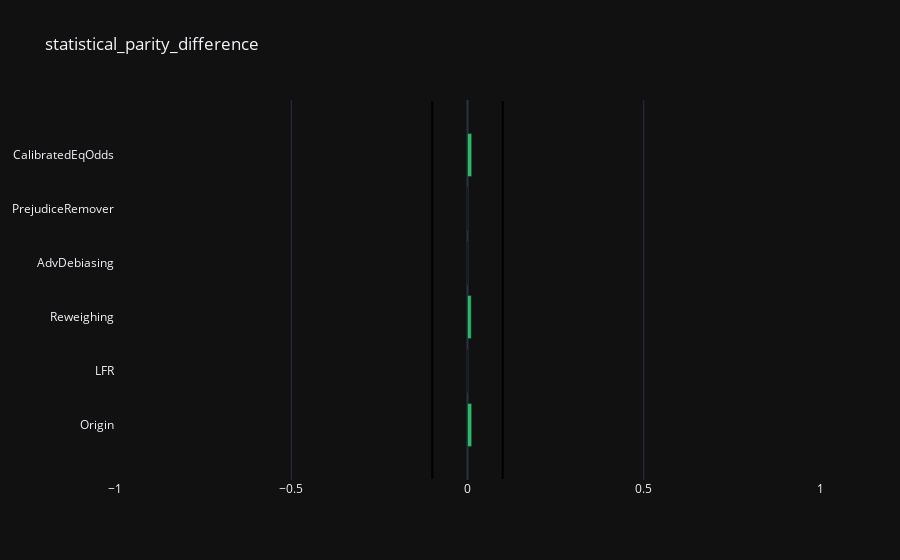
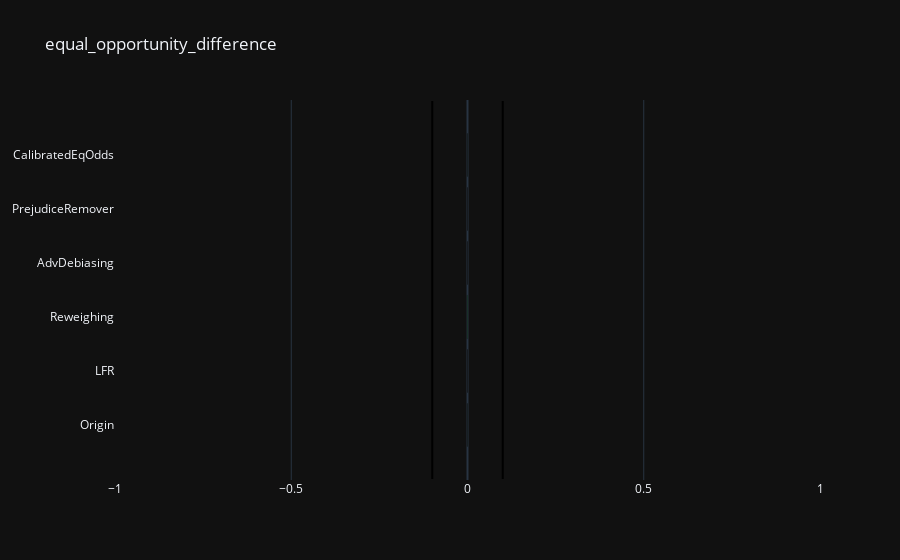
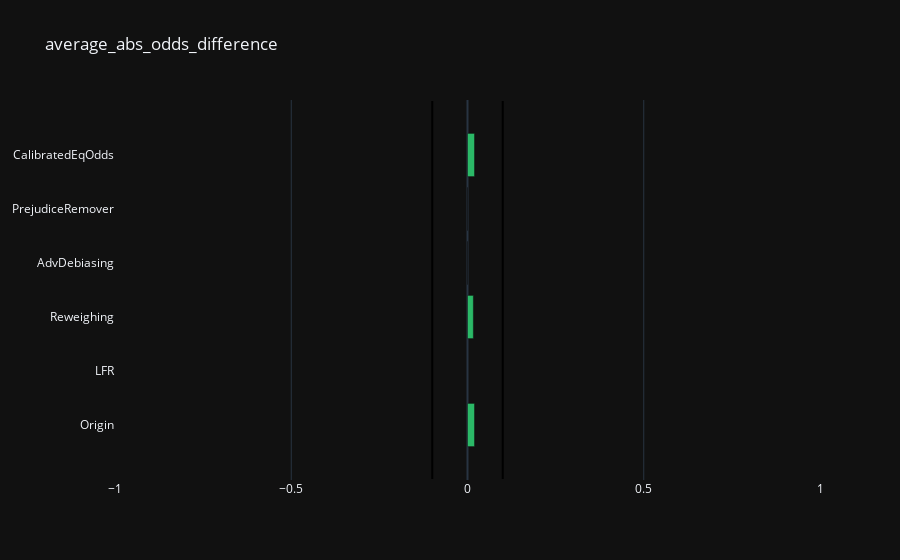
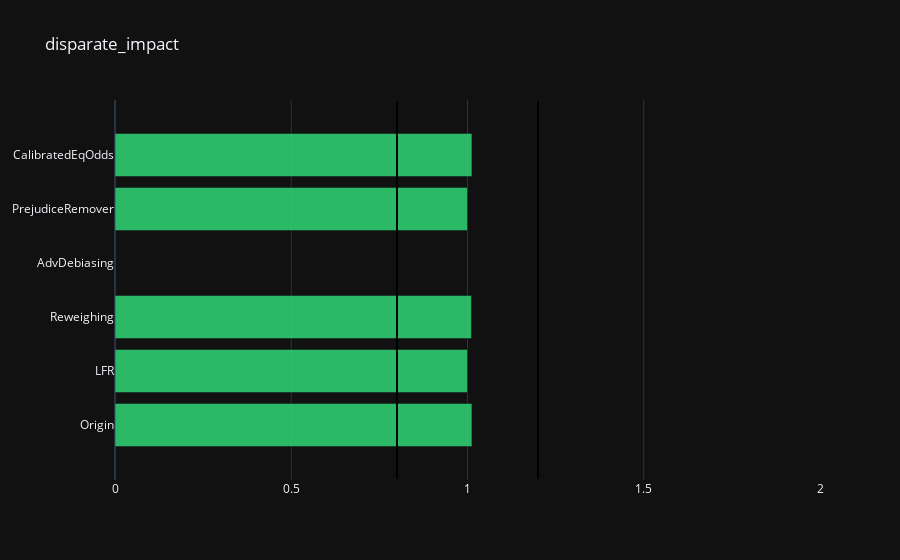

Write notebook code for charts like these, in order.
### Code cell
compare_fair_metrics_Race(algo_metrics)

### Figure 1 — Plotly figure (JSON) as saved in the notebook; plotly's stock layout.template omitted (floating-point values rounded to 4 significant figures)
{"data": [{"marker": {"color": ["#2ecc71", "#2ecc71", "#2ecc71", "#2ecc71", "#2ecc71", "#2ecc71"]}, "opacity": 0.9, "orientation": "h", "x": [0.01195, 0.0, 0.01069, 0.0, 0.0, 0.01195], "y": ["Origin", "LFR", "Reweighing", "AdvDebiasing", "PrejudiceRemover", "CalibratedEqOdds"], "type": "bar"}], "layout": {"barmode": "group", "shapes": [{"line": {"color": "rgb(0, 0, 0)", "width": 2}, "type": "line", "x0": -0.1, "x1": -0.1, "y0": -1, "y1": 6}, {"line": {"color": "rgb(0, 0, 0)", "width": 2}, "type": "line", "x0": 0.1, "x1": 0.1, "y0": -1, "y1": 6}], "title": {"text": "statistical_parity_difference"}, "xaxis": {"range": [-1, 1]}, "yaxis": {"automargin": true}}}

### Figure 2 — Plotly figure (JSON) as saved in the notebook; plotly's stock layout.template omitted (floating-point values rounded to 4 significant figures)
{"data": [{"marker": {"color": ["#2ecc71", "#2ecc71", "#2ecc71", "#2ecc71", "#2ecc71", "#2ecc71"]}, "opacity": 0.9, "orientation": "h", "x": [-0.0002543, 0.0, -0.001109, 0.0, 0.0, -0.0002543], "y": ["Origin", "LFR", "Reweighing", "AdvDebiasing", "PrejudiceRemover", "CalibratedEqOdds"], "type": "bar"}], "layout": {"barmode": "group", "shapes": [{"line": {"color": "rgb(0, 0, 0)", "width": 2}, "type": "line", "x0": -0.1, "x1": -0.1, "y0": -1, "y1": 6}, {"line": {"color": "rgb(0, 0, 0)", "width": 2}, "type": "line", "x0": 0.1, "x1": 0.1, "y0": -1, "y1": 6}], "title": {"text": "equal_opportunity_difference"}, "xaxis": {"range": [-1, 1]}, "yaxis": {"automargin": true}}}

### Figure 3 — Plotly figure (JSON) as saved in the notebook; plotly's stock layout.template omitted (floating-point values rounded to 4 significant figures)
{"data": [{"marker": {"color": ["#2ecc71", "#2ecc71", "#2ecc71", "#2ecc71", "#2ecc71", "#2ecc71"]}, "opacity": 0.9, "orientation": "h", "x": [0.01995, null, 0.01664, 0.0, 0.0, 0.01995], "y": ["Origin", "LFR", "Reweighing", "AdvDebiasing", "PrejudiceRemover", "CalibratedEqOdds"], "type": "bar"}], "layout": {"barmode": "group", "shapes": [{"line": {"color": "rgb(0, 0, 0)", "width": 2}, "type": "line", "x0": -0.1, "x1": -0.1, "y0": -1, "y1": 6}, {"line": {"color": "rgb(0, 0, 0)", "width": 2}, "type": "line", "x0": 0.1, "x1": 0.1, "y0": -1, "y1": 6}], "title": {"text": "average_abs_odds_difference"}, "xaxis": {"range": [-1, 1]}, "yaxis": {"automargin": true}}}

### Figure 4 — Plotly figure (JSON) as saved in the notebook; plotly's stock layout.template omitted (floating-point values rounded to 4 significant figures)
{"data": [{"marker": {"color": ["#2ecc71", "#2ecc71", "#2ecc71", "#2ecc71", "#2ecc71", "#2ecc71"]}, "opacity": 0.9, "orientation": "h", "x": [1.013, 1.0, 1.011, null, 1.0, 1.013], "y": ["Origin", "LFR", "Reweighing", "AdvDebiasing", "PrejudiceRemover", "CalibratedEqOdds"], "type": "bar"}], "layout": {"barmode": "group", "shapes": [{"line": {"color": "rgb(0, 0, 0)", "width": 2}, "type": "line", "x0": 0.8, "x1": 0.8, "y0": -1, "y1": 6}, {"line": {"color": "rgb(0, 0, 0)", "width": 2}, "type": "line", "x0": 1.2, "x1": 1.2, "y0": -1, "y1": 6}], "title": {"text": "disparate_impact"}, "xaxis": {"range": [0, 2]}, "yaxis": {"automargin": true}}}
